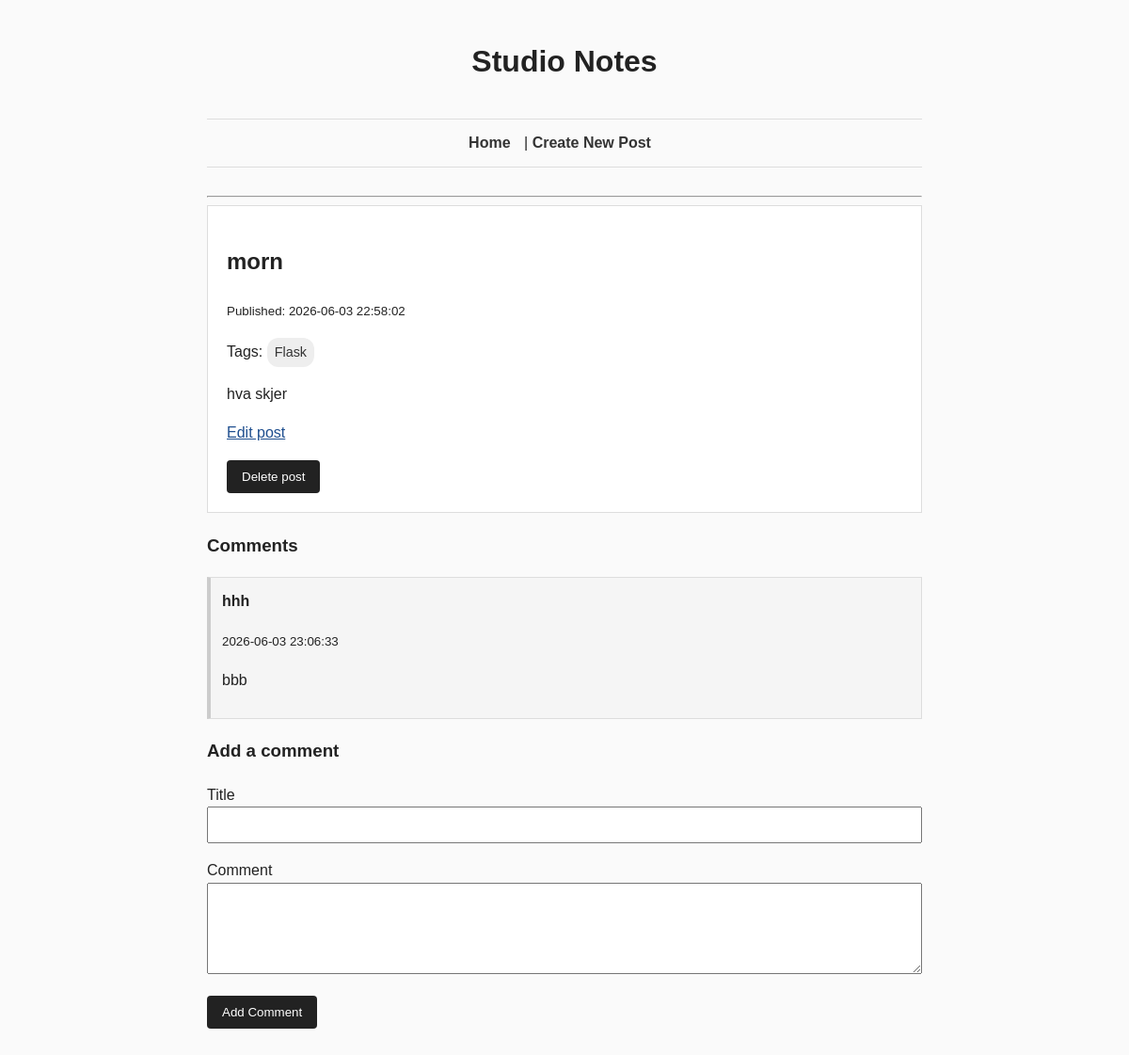
/posts/6, run on the app's committed database.
### tables this page shows
CREATE TABLE posts (
    id INTEGER PRIMARY KEY AUTOINCREMENT,
    title TEXT NOT NULL,
    body TEXT NOT NULL,
    created_at TEXT NOT NULL DEFAULT CURRENT_TIMESTAMP,
    updated_at TEXT
);

CREATE TABLE tags (
    id INTEGER PRIMARY KEY AUTOINCREMENT,
    name TEXT NOT NULL UNIQUE
);

CREATE TABLE comments (
    id INTEGER PRIMARY KEY AUTOINCREMENT,
    post_id INTEGER NOT NULL,
    title TEXT NOT NULL,
    body TEXT NOT NULL,
    created_at TEXT NOT NULL DEFAULT CURRENT_TIMESTAMP,
    FOREIGN KEY (post_id) REFERENCES posts (id)
);

### app.py (the view)
@app.route("/posts/<int:post_id>")
def show_post(post_id):
    post = database.get_post(post_id)
    comments = database.get_comments_for_post(post_id)
    tags = database.get_tags_for_post(post_id)
    return render_template("post.html", post=post, comments=comments, tags=tags)

### database.py (called while the page is built)
def get_db_connection():
    connection = sqlite3.connect(DATABASE)
    connection.row_factory = sqlite3.Row
    return connection

def get_post(post_id):
    connection = get_db_connection()
    post = connection.execute(
        "SELECT * FROM posts WHERE id = ?",
        (post_id,)
    ).fetchone()
    connection.close()
    return post

def get_comments_for_post(post_id):
    connection = get_db_connection()
    comments = connection.execute(
        "SELECT * FROM comments WHERE post_id = ? ORDER BY created_at DESC",
        (post_id,)
    ).fetchall()
    connection.close()
    return comments

def get_tags_for_post(post_id):
    connection = get_db_connection()
    tags = connection.execute(
        """
        SELECT tags.*
        FROM tags
        JOIN post_tags ON tags.id = post_tags.tag_id
        WHERE post_tags.post_id = ?
        ORDER BY tags.name
        """,
        (post_id,)
    ).fetchall()
    connection.close()
    return tags

### templates/post.html (shortened to what this page needs)
{% extends "layout.html" %}
{% block content %}
{% if post %}
    <article>
        <h2>{{ post.title }}</h2>
        <p><small>Published: {{ post.created_at }}</small></p>
        {% if tags %}
            <p>
                Tags:
                {% for tag in tags %}
                    <a class="tag" href="/tags/{{ tag.name }}">{{ tag.name }}</a>
                {% endfor %}
            </p>
        {% endif %}
        <p>{{ post.body }}</p>
        <p>
            <a href="/posts/{{ post.id }}/edit">Edit post</a>
        </p>
        <form action="/posts/{{ post.id }}/delete" method="POST">
            <button type="submit">Delete post</button>
        </form>
    </article>
    <section>
        <h3>Comments</h3>
        {% if comments %}
            {% for comment in comments %}
                <article class="comment">
                   <h4>{{ comment.title }}</h4>
                   <p><small>{{ comment.created_at }}</small></p>
                   <p>{{ comment.body }}</p>
                </article>
            {% endfor %}
        {% else %}
            <p>No comments yet.</p>
        {% endif %}
    </section>
    <section>
        <h3>Add a comment</h3>
        <form action="/posts/{{ post.id }}/comments" method="POST">
            <p>
                <label for="title">Title</label><br>
                <input type="text" id="title" name="title">
            </p>
            <p>
                <label for="body">Comment</label><br>
                <textarea id="body" name="body" rows="5"></textarea>
            </p>
            <button type="submit">Add Comment</button>
        </form>
    </section>
{% else %}
    <p>Post not found.</p>
{% endif %}
{% endblock %}

### static/style.css (style rules this page uses)
body { font-family: Arial, sans-serif; max-width: 760px; margin: 40px auto; padding: 0 20px; line-height: 1.6; background-color: #fafafa; color: #222; }
article { background: white; padding: 20px; margin-bottom: 20px; border: 1px solid #ddd; }
input, textarea { width: 100%; padding: 10px; box-sizing: border-box; }
button { padding: 10px 16px; cursor: pointer; }
a { color: #1f4f8f; }
button { border: none; background-color: #222; color: white; border-radius: 4px; }
.tag { display: inline-block; background-color: #eeeeee; color: #333; padding: 4px 8px; margin-right: 6px; border-radius: 12px; font-size: 0.9rem; text-decoration: none; }
.comment { background-color: #f5f5f5; border-left: 4px solid #cccccc; padding: 12px; margin-bottom: 12px; }
.comment h4 { margin-top: 0; margin-bottom: 4px; }

### data on the page
posts: title "morn", created_at "2026-06-03 22:58:02", body "hva skjer"
tags: name "Flask"
comments: title "hhh", created_at "2026-06-03 23:06:33", body "bbb"
